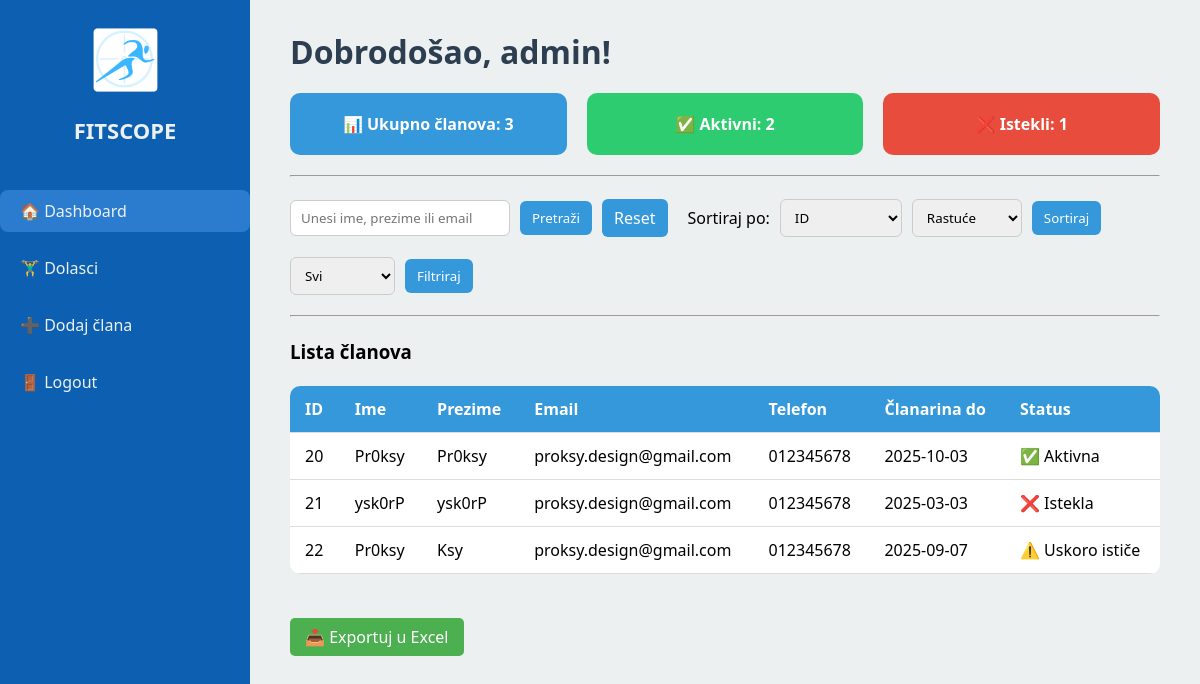
The app's page /dashboard.php (signed in) with its own data.
### tables this page shows
CREATE TABLE `members` (
  `id` int(11) NOT NULL,
  `ime` varchar(50) NOT NULL,
  `prezime` varchar(50) NOT NULL,
  `email` varchar(100) DEFAULT NULL,
  `telefon` varchar(20) DEFAULT NULL,
  `datum_uclanjenja` date NOT NULL,
  `clanarina_do` date NOT NULL,
  `aktivan` tinyint(1) DEFAULT 1,
  `nfc_uid` varchar(50) DEFAULT NULL
);

### dashboard.php (the view, shortened to what this page needs)
<?php
include("includes/db.php");
$search = '';
$sort_by = 'id';
$order = 'ASC';
$status_filter = 'all';
$sql = "SELECT * FROM members";
$sql .= " ORDER BY $sort_by $order";
$result = $conn->query($sql);
$total = $conn->query("SELECT COUNT(*) as total FROM members")->fetch_assoc()['total'];
$active_count = $conn->query("SELECT COUNT(*) as active FROM members WHERE clanarina_do >= CURDATE()")->fetch_assoc()['active'];
$expired_count = $conn->query("SELECT COUNT(*) as expired FROM members WHERE clanarina_do < CURDATE()")->fetch_assoc()['expired'];
?>
<!DOCTYPE html>
<html lang="sr">
<head>
    <link rel="stylesheet" href="css/style.css?v=2.0">
</head>
<body>
<div class="dashboard-wrapper">
    <aside class="sidebar">
        <div class="sidebar-logo">
            <img src="images/logo.png" alt="Logo">
            <h2>FITSCOPE</h2>
        </div>
        <nav>
            <ul>
                <li><a href="dashboard.php" class="active">🏠 Dashboard</a></li>
                <li><a href="nfc_check.php">🏋️‍♂️ Dolasci</a></li>
                <li><a href="#" id="addMemberBtn">➕ Dodaj člana</a></li>
                <li><a href="logout.php">🚪 Logout</a></li>
            </ul>
        </nav>
    </aside>
    <main class="main-content">
        <h1>Dobrodošao, <?php echo htmlspecialchars($_SESSION['username']); ?>!</h1>
        <div class="stats">
            <div class="stat-card total">📊 Ukupno članova: <strong><?php echo $total; ?></strong></div>
            <div class="stat-card active">✅ Aktivni: <strong><?php echo $active_count; ?></strong></div>
            <div class="stat-card expired">❌ Istekli: <strong><?php echo $expired_count; ?></strong></div>
        </div>
        <hr>
        <br>
        <div class="filters">
            <form method="GET" action="dashboard.php" class="search-form">
                <input type="text" name="search" placeholder="Unesi ime, prezime ili email" value="<?php echo htmlspecialchars($search); ?>">
                <button type="submit">Pretraži</button>
                <a href="dashboard.php" class="reset-btn">Reset</a>
            </form>
            <form method="GET" action="dashboard.php" class="sort-form">
                <label>Sortiraj po:</label>
                <select name="sort">
                    <option value="id" <?php if($sort_by=='id') echo 'selected'; ?>>ID</option>
                </select>
                <select name="order">
                    <option value="ASC" <?php if($order=='ASC') echo 'selected'; ?>>Rastuće</option>
                </select>
                <button type="submit">Sortiraj</button>
            </form>
            <form method="GET" action="dashboard.php" class="filter-form">
                <select name="status_filter">
                    <option value="all" <?php if($status_filter=='all') echo 'selected'; ?>>Svi</option>
                </select>
                <button type="submit">Filtriraj</button>
            </form>
        </div>
        <hr>
        <br>
        <h3>Lista članova</h3>
        <br>
        <div class="table-wrapper">
            <table>
                <thead>
                    <tr>
                        <th>ID</th>
                        <th>Ime</th>
                        <th>Prezime</th>
                        <th>Email</th>
                        <th>Telefon</th>
                        <th>Članarina do</th>
                        <th>Status</th>
                    </tr>
                </thead>
                <tbody>
                    <?php while($row = $result->fetch_assoc()): ?>
                    <tr class="member-row" data-id="<?php echo $row['id']; ?>">
                        <td><?php echo $row['id']; ?></td>
                        <td><?php echo htmlspecialchars($row['ime']); ?></td>
                        <td><?php echo htmlspecialchars($row['prezime']); ?></td>
                        <td><?php echo htmlspecialchars($row['email']); ?></td>
                        <td><?php echo htmlspecialchars($row['telefon']); ?></td>
                        <td><?php echo $row['clanarina_do']; ?></td>
                        <td>
                        <?php
                        $clanarina = strtotime($row['clanarina_do']);
                        $now = time();
                        $days_left = ($clanarina - $now) / (60*60*24);
                        if($days_left < 0){
                            echo "❌ Istekla";
                        } elseif($days_left <= 7){
                            echo "⚠️ Uskoro ističe";
                        } else {
                            echo "✅ Aktivna";
                        }
                        ?>
                        </td>
                    </tr>
                    <?php endwhile; ?>
                </tbody>
            </table>
            <br>
            <br>
            <a href="export_excel.php" class="export-btn">📥 Exportuj u Excel</a>
        </div>
    </main>
</div>
</body>
</html>

### css/style.css (style rules this page uses)
* { margin:0; padding:0; box-sizing:border-box; font-family:'Segoe UI', Tahoma, Geneva, Verdana, sans-serif; }
body { background:#f5f5f5; }
.dashboard-wrapper { display:flex; min-height:100vh; }
.sidebar { width:250px; background:#0d5fb1; color:#ecf0f1; display:flex; flex-direction:column; padding:20px 0; }
.sidebar-logo { text-align:center; margin-bottom:30px; }
.sidebar-logo img { width:80px; margin-bottom:10px; }
.sidebar-logo h2 { font-size:22px; }
.sidebar nav ul { list-style:none; }
.sidebar nav ul li { margin:15px 0; }
.sidebar nav ul li a { color:#ecf0f1; text-decoration:none; font-weight:500; display:block; padding:10px 20px; border-radius:8px; transition:0.3s; }
.sidebar nav ul li a:hover, .sidebar nav ul li a.active { background:#2b7cce; }
.main-content { flex:1; padding:30px 40px; background:#ecf0f1; }
.main-content h1 { margin-bottom:20px; color:#2c3e50; }
.stats { display:flex; gap:20px; margin-bottom:20px; flex-wrap:wrap; }
.stat-card { padding:20px; border-radius:10px; color:#fff; flex:1; min-width:150px; font-weight:bold; font-size:16px; text-align:center; }
.stat-card.total { background:#3498db; }
.stat-card.active { background:#2ecc71; }
.stat-card.expired { background:#e74c3c; }
.filters { display:flex; gap:20px; flex-wrap:wrap; margin-bottom:20px; }
.filters form { display:flex; gap:10px; flex-wrap:wrap; align-items:center; }
.filters input, .filters select { padding:8px 10px; border-radius:6px; border:1px solid #ccc; outline:none; transition:0.3s; }
.filters button, .reset-btn { padding:8px 12px; border:none; border-radius:6px; cursor:pointer; background:#3498db; color:#fff; transition:0.3s; text-decoration:none; }
.table-wrapper { overflow-x:auto; }
table { width:100%; border-collapse:collapse; background:#fff; border-radius:10px; overflow:hidden; }
table th, table td { padding:12px 15px; border-bottom:1px solid #ddd; text-align:left; }
table th { background:#3498db; color:#fff; }
.export-btn { display: inline-block; padding: 8px 15px; background: #4CAF50; color: white; text-decoration: none; border-radius: 5px; margin-bottom: 10px; }

### records on screen
members: id "20", ime "Pr0ksy", prezime "Pr0ksy", email "proksy.design@gmail.com", telefon "012345678", clanarina_do "2025-10-03", shows "✅ Aktivna"
members: id "21", ime "ysk0rP", prezime "ysk0rP", email "proksy.design@gmail.com", telefon "012345678", clanarina_do "2025-03-03", shows "❌ Istekla"
members: id "22", ime "Pr0ksy", prezime "Ksy", email "proksy.design@gmail.com", telefon "012345678", clanarina_do "2025-09-07", shows "⚠️ Uskoro ističe"

### other values on screen
$_SESSION['username'] "admin"
$total "3"
$active_count "2"
$expired_count "1"
